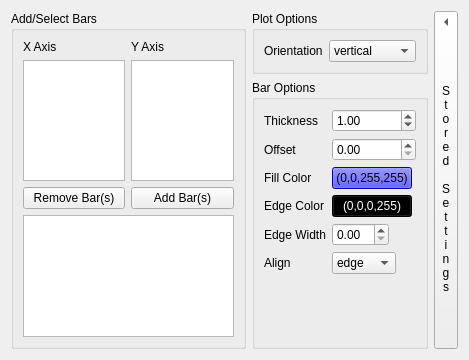
<?xml version="1.0" encoding="UTF-8"?>
<ui version="4.0">
 <class>BarPlotBars</class>
 <widget class="QWidget" name="BarPlotBars">
  <property name="geometry">
   <rect>
    <x>0</x>
    <y>0</y>
    <width>469</width>
    <height>360</height>
   </rect>
  </property>
  <property name="windowTitle">
   <string>Form</string>
  </property>
  <layout class="QHBoxLayout" name="horizontalLayout">
   <item>
    <widget class="QGroupBox" name="wavePairGroupBox">
     <property name="sizePolicy">
      <sizepolicy hsizetype="Minimum" vsizetype="Expanding">
       <horstretch>0</horstretch>
       <verstretch>0</verstretch>
      </sizepolicy>
     </property>
     <property name="minimumSize">
      <size>
       <width>225</width>
       <height>0</height>
      </size>
     </property>
     <property name="maximumSize">
      <size>
       <width>16777215</width>
       <height>16777215</height>
      </size>
     </property>
     <property name="baseSize">
      <size>
       <width>100</width>
       <height>0</height>
      </size>
     </property>
     <property name="title">
      <string>Add/Select Bars</string>
     </property>
     <layout class="QGridLayout" name="gridLayout_6">
      <item row="0" column="0">
       <widget class="QLabel" name="xAxisLabel">
        <property name="sizePolicy">
         <sizepolicy hsizetype="Maximum" vsizetype="Preferred">
          <horstretch>0</horstretch>
          <verstretch>0</verstretch>
         </sizepolicy>
        </property>
        <property name="minimumSize">
         <size>
          <width>100</width>
          <height>0</height>
         </size>
        </property>
        <property name="text">
         <string>X Axis</string>
        </property>
       </widget>
      </item>
      <item row="1" column="0">
       <widget class="QListView" name="xAxisListView">
        <property name="sizePolicy">
         <sizepolicy hsizetype="Preferred" vsizetype="Preferred">
          <horstretch>0</horstretch>
          <verstretch>0</verstretch>
         </sizepolicy>
        </property>
        <property name="minimumSize">
         <size>
          <width>0</width>
          <height>0</height>
         </size>
        </property>
        <property name="horizontalScrollBarPolicy">
         <enum>Qt::ScrollBarAsNeeded</enum>
        </property>
        <property name="textElideMode">
         <enum>Qt::ElideRight</enum>
        </property>
       </widget>
      </item>
      <item row="1" column="1">
       <widget class="QListView" name="yAxisListView">
        <property name="sizePolicy">
         <sizepolicy hsizetype="Preferred" vsizetype="Preferred">
          <horstretch>0</horstretch>
          <verstretch>0</verstretch>
         </sizepolicy>
        </property>
        <property name="minimumSize">
         <size>
          <width>0</width>
          <height>0</height>
         </size>
        </property>
        <property name="editTriggers">
         <set>QAbstractItemView::NoEditTriggers</set>
        </property>
        <property name="selectionMode">
         <enum>QAbstractItemView::ExtendedSelection</enum>
        </property>
        <property name="selectionBehavior">
         <enum>QAbstractItemView::SelectItems</enum>
        </property>
       </widget>
      </item>
      <item row="3" column="0" colspan="2">
       <widget class="QTableView" name="wavePairTableView">
        <property name="sizePolicy">
         <sizepolicy hsizetype="Preferred" vsizetype="Preferred">
          <horstretch>0</horstretch>
          <verstretch>0</verstretch>
         </sizepolicy>
        </property>
        <property name="minimumSize">
         <size>
          <width>0</width>
          <height>0</height>
         </size>
        </property>
        <property name="contextMenuPolicy">
         <enum>Qt::CustomContextMenu</enum>
        </property>
        <property name="editTriggers">
         <set>QAbstractItemView::DoubleClicked</set>
        </property>
        <property name="alternatingRowColors">
         <bool>false</bool>
        </property>
        <property name="selectionMode">
         <enum>QAbstractItemView::ExtendedSelection</enum>
        </property>
        <property name="selectionBehavior">
         <enum>QAbstractItemView::SelectRows</enum>
        </property>
        <property name="textElideMode">
         <enum>Qt::ElideRight</enum>
        </property>
        <property name="sortingEnabled">
         <bool>true</bool>
        </property>
        <attribute name="horizontalHeaderDefaultSectionSize">
         <number>75</number>
        </attribute>
        <attribute name="verticalHeaderVisible">
         <bool>false</bool>
        </attribute>
       </widget>
      </item>
      <item row="0" column="1">
       <widget class="QLabel" name="yAxisLabel">
        <property name="sizePolicy">
         <sizepolicy hsizetype="Maximum" vsizetype="Preferred">
          <horstretch>0</horstretch>
          <verstretch>0</verstretch>
         </sizepolicy>
        </property>
        <property name="text">
         <string>Y Axis</string>
        </property>
       </widget>
      </item>
      <item row="2" column="1">
       <widget class="QPushButton" name="addwavePairButton">
        <property name="sizePolicy">
         <sizepolicy hsizetype="Preferred" vsizetype="Fixed">
          <horstretch>0</horstretch>
          <verstretch>0</verstretch>
         </sizepolicy>
        </property>
        <property name="minimumSize">
         <size>
          <width>80</width>
          <height>0</height>
         </size>
        </property>
        <property name="text">
         <string>Add Bar(s)</string>
        </property>
       </widget>
      </item>
      <item row="2" column="0">
       <widget class="QPushButton" name="removewavePairButton">
        <property name="text">
         <string>Remove Bar(s)</string>
        </property>
       </widget>
      </item>
     </layout>
    </widget>
   </item>
   <item>
    <layout class="QVBoxLayout" name="verticalLayout">
     <item>
      <widget class="QGroupBox" name="groupBox">
       <property name="sizePolicy">
        <sizepolicy hsizetype="Preferred" vsizetype="Minimum">
         <horstretch>0</horstretch>
         <verstretch>0</verstretch>
        </sizepolicy>
       </property>
       <property name="title">
        <string>Plot Options</string>
       </property>
       <layout class="QFormLayout" name="formLayout">
        <item row="0" column="0">
         <widget class="QLabel" name="label_7">
          <property name="text">
           <string>Orientation</string>
          </property>
         </widget>
        </item>
        <item row="0" column="1">
         <widget class="QComboBox" name="orientation">
          <item>
           <property name="text">
            <string>vertical</string>
           </property>
          </item>
          <item>
           <property name="text">
            <string>horizontal</string>
           </property>
          </item>
         </widget>
        </item>
       </layout>
      </widget>
     </item>
     <item>
      <widget class="QGroupBox" name="wavePairOptionsGroupBox">
       <property name="sizePolicy">
        <sizepolicy hsizetype="Preferred" vsizetype="Expanding">
         <horstretch>0</horstretch>
         <verstretch>0</verstretch>
        </sizepolicy>
       </property>
       <property name="title">
        <string>Bar Options</string>
       </property>
       <layout class="QFormLayout">
        <property name="fieldGrowthPolicy">
         <enum>QFormLayout::ExpandingFieldsGrow</enum>
        </property>
        <item row="0" column="0">
         <widget class="QLabel" name="label">
          <property name="text">
           <string>Thickness</string>
          </property>
         </widget>
        </item>
        <item row="0" column="1">
         <widget class="QDoubleSpinBox" name="barThickness">
          <property name="maximum">
           <double>999999.000000000000000</double>
          </property>
          <property name="singleStep">
           <double>0.500000000000000</double>
          </property>
          <property name="value">
           <double>1.000000000000000</double>
          </property>
         </widget>
        </item>
        <item row="1" column="0">
         <widget class="QLabel" name="label_2">
          <property name="text">
           <string>Offset</string>
          </property>
         </widget>
        </item>
        <item row="1" column="1">
         <widget class="QDoubleSpinBox" name="barOffset">
          <property name="maximum">
           <double>999999.000000000000000</double>
          </property>
         </widget>
        </item>
        <item row="2" column="0">
         <widget class="QLabel" name="label_3">
          <property name="text">
           <string>Fill Color</string>
          </property>
         </widget>
        </item>
        <item row="2" column="1">
         <widget class="QColorButton" name="fillColor">
          <property name="minimumSize">
           <size>
            <width>55</width>
            <height>0</height>
           </size>
          </property>
          <property name="maximumSize">
           <size>
            <width>16777215</width>
            <height>16777215</height>
           </size>
          </property>
          <property name="styleSheet">
           <string notr="true">background-color: rgb(0, 0, 255);
color: rgb(0, 0, 0);</string>
          </property>
          <property name="text">
           <string>(0,0,255,255)</string>
          </property>
         </widget>
        </item>
        <item row="3" column="0">
         <widget class="QLabel" name="label_4">
          <property name="text">
           <string>Edge Color</string>
          </property>
         </widget>
        </item>
        <item row="3" column="1">
         <widget class="QColorButton" name="edgeColor">
          <property name="minimumSize">
           <size>
            <width>55</width>
            <height>0</height>
           </size>
          </property>
          <property name="maximumSize">
           <size>
            <width>16777215</width>
            <height>16777215</height>
           </size>
          </property>
          <property name="styleSheet">
           <string notr="true">background-color: rgb(0, 0, 0);
color: rgb(255, 255, 255);</string>
          </property>
          <property name="text">
           <string>(0,0,0,255)</string>
          </property>
         </widget>
        </item>
        <item row="4" column="0">
         <widget class="QLabel" name="label_5">
          <property name="text">
           <string>Edge Width</string>
          </property>
         </widget>
        </item>
        <item row="4" column="1">
         <widget class="QDoubleSpinBox" name="edgeWidth"/>
        </item>
        <item row="5" column="0">
         <widget class="QLabel" name="label_6">
          <property name="text">
           <string>Align</string>
          </property>
         </widget>
        </item>
        <item row="5" column="1">
         <widget class="QComboBox" name="align">
          <item>
           <property name="text">
            <string>edge</string>
           </property>
          </item>
          <item>
           <property name="text">
            <string>center</string>
           </property>
          </item>
         </widget>
        </item>
       </layout>
      </widget>
     </item>
    </layout>
   </item>
   <item>
    <widget class="QStoredSettingsButton" name="storedSettingsButton">
     <property name="sizePolicy">
      <sizepolicy hsizetype="Fixed" vsizetype="Expanding">
       <horstretch>0</horstretch>
       <verstretch>0</verstretch>
      </sizepolicy>
     </property>
     <property name="maximumSize">
      <size>
       <width>26</width>
       <height>16777215</height>
      </size>
     </property>
     <property name="text">
      <string>S
t
o
r
e
d

S
e
t
t
i
n
g
s</string>
     </property>
     <property name="toolButtonStyle">
      <enum>Qt::ToolButtonTextUnderIcon</enum>
     </property>
     <property name="arrowType">
      <enum>Qt::LeftArrow</enum>
     </property>
    </widget>
   </item>
  </layout>
  <zorder>wavePairGroupBox</zorder>
  <zorder>verticalLayoutWidget</zorder>
  <zorder>storedSettingsButton</zorder>
 </widget>
 <customwidgets>
  <customwidget>
   <class>QColorButton</class>
   <extends>QPushButton</extends>
   <header>gui/QColorButton</header>
   <slots>
    <slot>createColorDialog()</slot>
   </slots>
  </customwidget>
  <customwidget>
   <class>QStoredSettingsButton</class>
   <extends>QToolButton</extends>
   <header>gui/QStoredSettingsButton</header>
   <slots>
    <slot>toggleWidget()</slot>
   </slots>
  </customwidget>
 </customwidgets>
 <tabstops>
  <tabstop>xAxisListView</tabstop>
  <tabstop>yAxisListView</tabstop>
  <tabstop>addwavePairButton</tabstop>
  <tabstop>wavePairTableView</tabstop>
  <tabstop>removewavePairButton</tabstop>
  <tabstop>orientation</tabstop>
  <tabstop>barThickness</tabstop>
  <tabstop>barOffset</tabstop>
  <tabstop>fillColor</tabstop>
  <tabstop>edgeColor</tabstop>
  <tabstop>edgeWidth</tabstop>
  <tabstop>align</tabstop>
  <tabstop>storedSettingsButton</tabstop>
 </tabstops>
 <resources/>
 <connections>
  <connection>
   <sender>addwavePairButton</sender>
   <signal>clicked()</signal>
   <receiver>BarPlotBars</receiver>
   <slot>addWavePairsToPlot()</slot>
   <hints>
    <hint type="sourcelabel">
     <x>158</x>
     <y>193</y>
    </hint>
    <hint type="destinationlabel">
     <x>233</x>
     <y>4</y>
    </hint>
   </hints>
  </connection>
  <connection>
   <sender>removewavePairButton</sender>
   <signal>clicked()</signal>
   <receiver>BarPlotBars</receiver>
   <slot>deleteSelectedWavePairs()</slot>
   <hints>
    <hint type="sourcelabel">
     <x>81</x>
     <y>191</y>
    </hint>
    <hint type="destinationlabel">
     <x>118</x>
     <y>4</y>
    </hint>
   </hints>
  </connection>
  <connection>
   <sender>wavePairTableView</sender>
   <signal>customContextMenuRequested(QPoint)</signal>
   <receiver>BarPlotBars</receiver>
   <slot>showWavePairListMenu()</slot>
   <hints>
    <hint type="sourcelabel">
     <x>116</x>
     <y>259</y>
    </hint>
    <hint type="destinationlabel">
     <x>238</x>
     <y>347</y>
    </hint>
   </hints>
  </connection>
  <connection>
   <sender>storedSettingsButton</sender>
   <signal>clicked()</signal>
   <receiver>storedSettingsButton</receiver>
   <slot>toggleWidget()</slot>
   <hints>
    <hint type="sourcelabel">
     <x>459</x>
     <y>107</y>
    </hint>
    <hint type="destinationlabel">
     <x>459</x>
     <y>122</y>
    </hint>
   </hints>
  </connection>
  <connection>
   <sender>edgeColor</sender>
   <signal>clicked()</signal>
   <receiver>edgeColor</receiver>
   <slot>createColorDialog()</slot>
   <hints>
    <hint type="sourcelabel">
     <x>345</x>
     <y>93</y>
    </hint>
    <hint type="destinationlabel">
     <x>363</x>
     <y>93</y>
    </hint>
   </hints>
  </connection>
  <connection>
   <sender>fillColor</sender>
   <signal>clicked()</signal>
   <receiver>fillColor</receiver>
   <slot>createColorDialog()</slot>
   <hints>
    <hint type="sourcelabel">
     <x>332</x>
     <y>128</y>
    </hint>
    <hint type="destinationlabel">
     <x>370</x>
     <y>129</y>
    </hint>
   </hints>
  </connection>
 </connections>
 <slots>
  <slot>addWavePairsToPlot()</slot>
  <slot>deleteSelectedWavePairs()</slot>
  <slot>showWavePairListMenu()</slot>
 </slots>
</ui>
